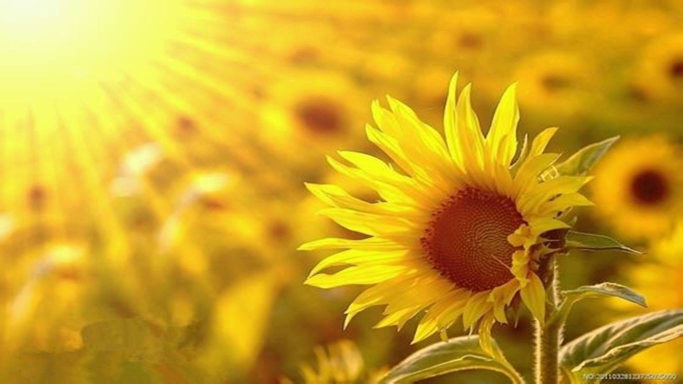
#> input picture timg-1.jpg, 1366 x 768 px (shown at 1/2 size)
$ python image_pillow.py
#> lines starting #> are read from the running program, lines starting #| are printed output that depends on the picture
#!/usr/bin/env python3

from PIL import Image
im = Image.open('timg-1.jpg')
#> im is the input picture: PIL image 1366x768 RGB; mean R, G, B 204.7, 162.1, 37.8
w, h = im.size
#> w = 1366; h = 768
print('Original image size: %sx%s' % (w,h))
#| Original image size: 1366x768

im.thumbnail((w//4, h//4))
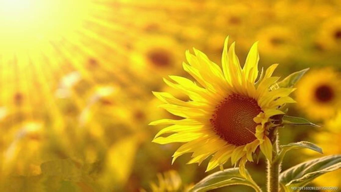
#> im: PIL image 341x192 RGB; mean R, G, B 204.8, 162.3, 37.9
print('Resize image to: %sx%s' % (w//4, h//4))
#| Resize image to: 341x192
im.save('tumbnail.jpg', 'jpeg')
